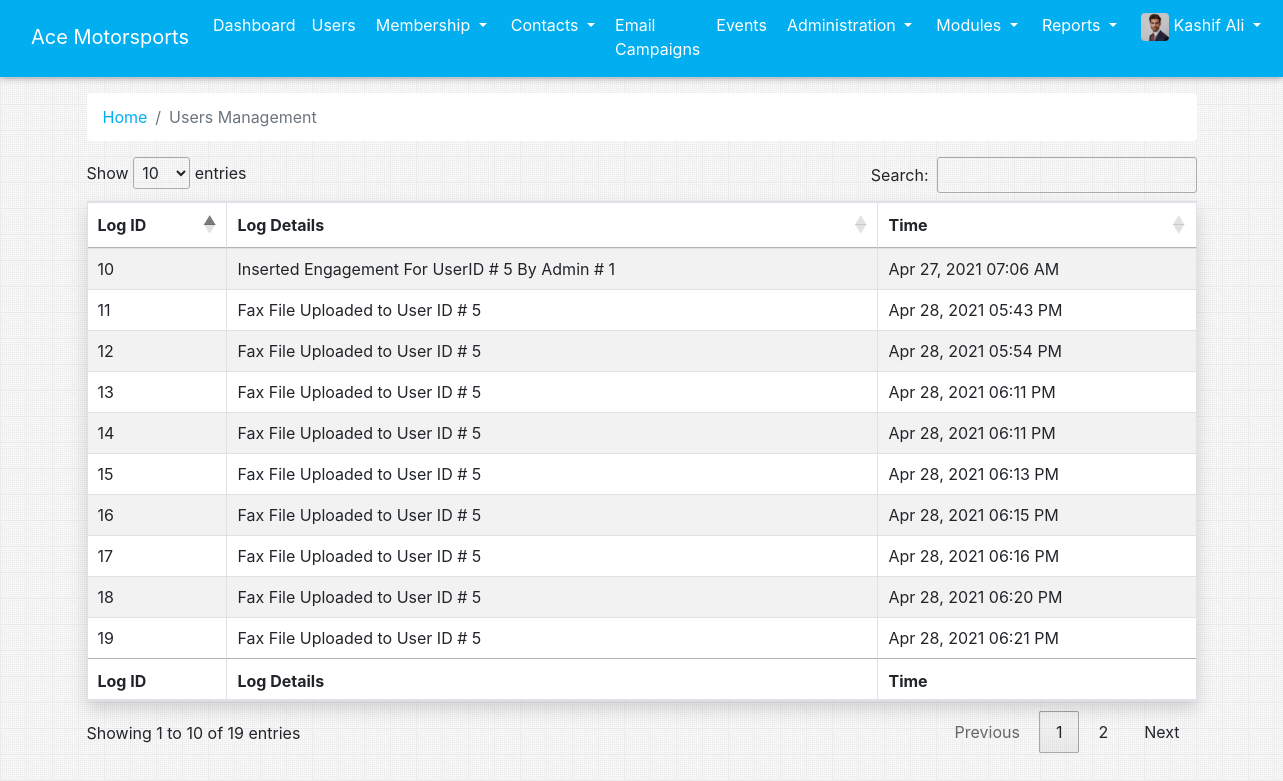
/admin_logs.php (signed in), run on the app's committed database.
### tables this page shows
CREATE TABLE `adminlogs` (
  `id` int(50) NOT NULL,
  `admin_id` int(50) NOT NULL,
  `message` varchar(500) NOT NULL,
  `date_time` timestamp(6) NULL DEFAULT NULL
);

### app/app.php (called while the page is built, shortened)
<?php
	function phpMysqliFetchAll($sql){
        $output = array();
        $res = mysqli_query($GLOBALS["con"], $sql);
        if(mysqli_num_rows($res)){
            $output = mysqli_fetch_all($res, MYSQLI_ASSOC);
        }
        return $output;
    }
?>

### admin_logs.php (the view, shortened to what this page needs)
<?php
  require 'app/app.php';
?>
<!DOCTYPE html>
<html lang="en">
<?php
  $path =  "";
  $title =  "Admin Logs";
  require 'parts/head.php';
?>
  <link rel="stylesheet" type="text/css" href="https://cdn.datatables.net/1.10.24/css/dataTables.bootstrap4.min.css">
  <link rel="stylesheet" type="text/css" href="https://cdn.datatables.net/1.10.15/css/jquery.dataTables.min.css"></link>
<body>
  <?php require 'parts/nav.php'; ?>
  <div class="container">
      <nav aria-label="breadcrumb">
        <ol class="breadcrumb bg-white">
          <li class="breadcrumb-item"><a href="admin_dashboard.php" class="appColor">Home</a></li>
          <li class="breadcrumb-item active" aria-current="page">Users Management</li>
        </ol>
      </nav>
      <table id="example" class="table table-striped table-bordered bg-white shadow" style="width:100%">
        <thead>
            <tr>
                <th>Log ID</th>
                <th>Log Details</th>
                <th>Time</th>
            </tr>
        </thead>
        <tbody>
                <?php
                    $rows = phpMysqliFetchAll("SELECT * FROM adminLogs");
                    foreach ($rows as $row){
                        ?>
                            <tr>
                                <td><?php echo $row["id"]; ?></td>
                                <td><?php echo $row["message"]; ?></td>
                                <td><?php echo date("M d, Y    h:i A", strtotime($row["date_time"])); ?></td>
                            </tr>
                        <?php
                    }
                ?>
        </tbody>
        <tfoot>
            <tr>
                <th>Log ID</th>
                <th>Log Details</th>
                <th>Time</th>
            </tr>
        </tfoot>
    </table>
  </div>
</body>
</html>

### parts/head.php (shortened to what this page needs)
<head>
  <link href="<?php echo $path; ?>vendor/bootstrap/css/bootstrap.min.css" rel="stylesheet">
  <link href="<?php echo $path; ?>vendor/css/app.css?v=<?php echo rand(); ?>" rel="stylesheet">
  <link rel="stylesheet" type="text/css" href="https://cdnjs.cloudflare.com/ajax/libs/font-awesome/5.15.3/css/all.min.css">
</head>

### parts/nav.php (shortened to what this page needs)
<nav class="navbar navbar-expand-lg navbar-dark bg-dark static-top mb-3 myCustomNav">
  <div class="container-fluid">
    <a class="navbar-brand" href="#">Ace Motorsports</a>
    <div class="collapse navbar-collapse topNav" id="navbarResponsive">
      <?php
        if(isset($_SESSION["id"]) && $_SESSION["is_admin"]){
          ?>
      <ul class="navbar-nav ml-auto">
        <li class="nav-item <?php if($title=='User Dashboard' || $title=='Admin Dashboard') echo 'active'; ?>">
          <a class="nav-link" href="./admin_dashboard.php">Dashboard</a>
        </li>
        <li class="nav-item <?php if($title=='Users') echo 'active'; ?>">
          <a class="nav-link" href="./admin_users.php">Users</a>
        </li>
          <li>
              <div class="dropdown">
                  <button class="btn btn-secondary dropdown-toggle bg-transparent border-0" type="button" id="dropdownMenuButton" data-toggle="dropdown" aria-haspopup="true" aria-expanded="false">
                      Membership
                  </button>
              </div>
          </li>
          <li>
              <div class="dropdown">
                  <button class="btn btn-secondary dropdown-toggle bg-transparent border-0" type="button" id="dropdownMenuButton" data-toggle="dropdown" aria-haspopup="true" aria-expanded="false">
                      Contacts
                  </button>
              </div>
          </li>
        <li class="nav-item <?php if($title=='Membership') echo 'active'; ?>">
          <a class="nav-link" href="./admin_campaign.php">Email Campaigns</a>
        </li>
        <li class="nav-item <?php if($title=='Membership') echo 'active'; ?>">
          <a class="nav-link" href="./admin_event.php">Events</a>
        </li>
          <li>
              <div class="dropdown">
                  <button class="btn btn-secondary dropdown-toggle bg-transparent border-0" type="button" id="dropdownMenuButton" data-toggle="dropdown" aria-haspopup="true" aria-expanded="false">
                      Administration
                  </button>
              </div>
          </li>
          <li>
              <div class="dropdown">
                  <button class="btn btn-secondary dropdown-toggle bg-transparent border-0" type="button" id="dropdownMenuButton" data-toggle="dropdown" aria-haspopup="true" aria-expanded="false">
                      Modules
                  </button>
              </div>
          </li>
          <li>
              <div class="dropdown">
                  <button class="btn btn-secondary dropdown-toggle bg-transparent border-0" type="button" id="dropdownMenuButton" data-toggle="dropdown" aria-haspopup="true" aria-expanded="false">
                      Reports
                  </button>
              </div>
          </li>
        <li class="nav-item">
            <div class="dropdown">
              <button type="button" class="btn btn-primary dropdown-toggle bg-transparent border-0" data-toggle="dropdown">
                <img src="img/user.jpg" class="rounded" id="nav_user_pic"> <?php echo $_SESSION["name"]; ?>
              </button>
            </div>
        </li>
      </ul>
          <?php
        }
          ?>
    </div>
  </div>
</nav>

### data on the page
adminlogs: id "10", message "Inserted Engagement For UserID # 5 By Admin # 1", date_time "Apr 27, 2021 07:06 AM"
adminlogs: id "11", message "Fax File Uploaded to User ID # 5", date_time "Apr 28, 2021 05:43 PM"
adminlogs: id "12", message "Fax File Uploaded to User ID # 5", date_time "Apr 28, 2021 05:54 PM"
adminlogs: id "13", message "Fax File Uploaded to User ID # 5", date_time "Apr 28, 2021 06:11 PM"
adminlogs: id "14", message "Fax File Uploaded to User ID # 5", date_time "Apr 28, 2021 06:11 PM"
adminlogs: id "15", message "Fax File Uploaded to User ID # 5", date_time "Apr 28, 2021 06:13 PM"
adminlogs: id "16", message "Fax File Uploaded to User ID # 5", date_time "Apr 28, 2021 06:15 PM"
adminlogs: id "17", message "Fax File Uploaded to User ID # 5", date_time "Apr 28, 2021 06:16 PM"
adminlogs: id "18", message "Fax File Uploaded to User ID # 5", date_time "Apr 28, 2021 06:20 PM"
adminlogs: id "19", message "Fax File Uploaded to User ID # 5", date_time "Apr 28, 2021 06:21 PM"

### other printed values
$_SESSION["name"] "Kashif Ali"
